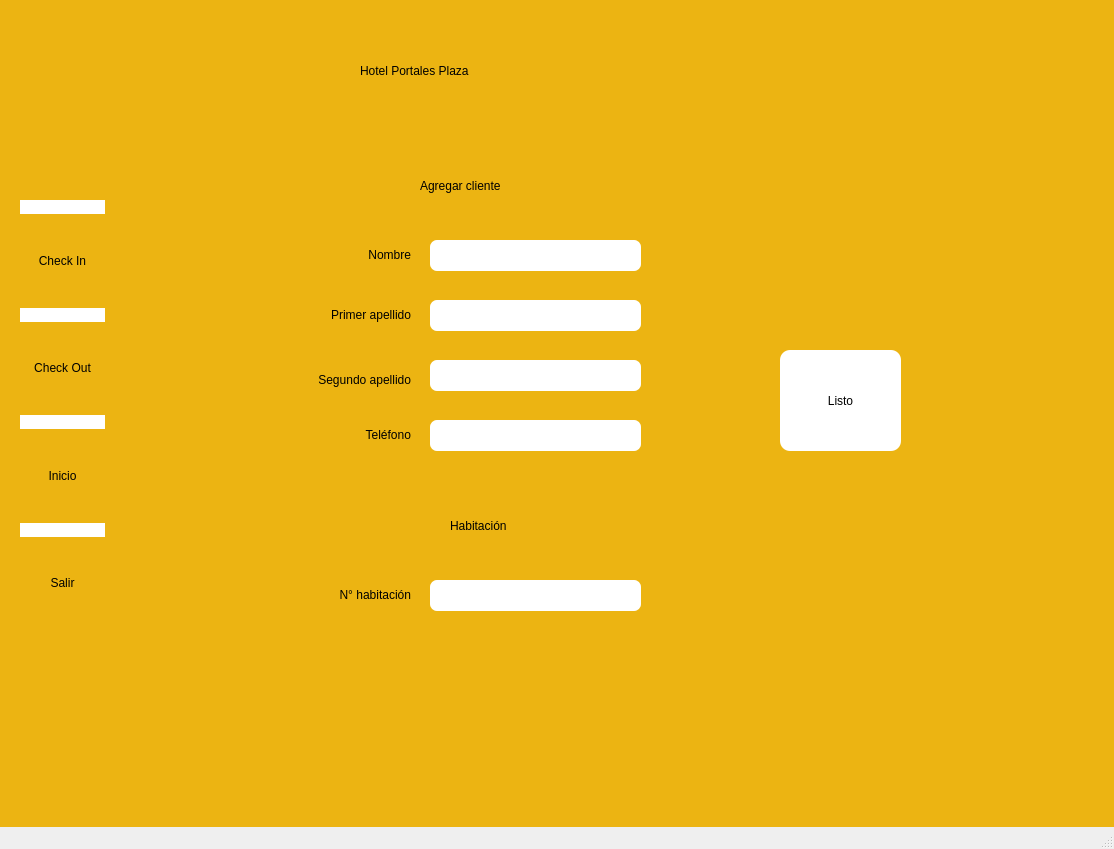
<?xml version="1.0" encoding="UTF-8"?>
<ui version="4.0">
 <class>MainWindow</class>
 <widget class="QMainWindow" name="MainWindow">
  <property name="geometry">
   <rect>
    <x>0</x>
    <y>0</y>
    <width>1114</width>
    <height>849</height>
   </rect>
  </property>
  <property name="minimumSize">
   <size>
    <width>1114</width>
    <height>849</height>
   </size>
  </property>
  <property name="maximumSize">
   <size>
    <width>1114</width>
    <height>849</height>
   </size>
  </property>
  <property name="windowTitle">
   <string>Menu Principal - Hotel Portales Plaza</string>
  </property>
  <property name="windowIcon">
   <iconset>
    <normaloff>../images/hotel.ico</normaloff>../images/hotel.ico</iconset>
  </property>
  <property name="styleSheet">
   <string notr="true">QWidget#centralwidget{
	background-color: rgb(236, 180, 18);
}</string>
  </property>
  <widget class="QWidget" name="centralwidget">
   <widget class="QLabel" name="label_titulo">
    <property name="geometry">
     <rect>
      <x>360</x>
      <y>40</y>
      <width>421</width>
      <height>61</height>
     </rect>
    </property>
    <property name="styleSheet">
     <string notr="true">font: italic 28pt &quot;Harlow Solid Italic&quot;;</string>
    </property>
    <property name="text">
     <string>Hotel Portales Plaza</string>
    </property>
   </widget>
   <widget class="QStackedWidget" name="paginas">
    <property name="geometry">
     <rect>
      <x>200</x>
      <y>130</y>
      <width>791</width>
      <height>591</height>
     </rect>
    </property>
    <property name="currentIndex">
     <number>1</number>
    </property>
    <widget class="QWidget" name="page_inicio">
     <widget class="QLabel" name="label">
      <property name="geometry">
       <rect>
        <x>130</x>
        <y>210</y>
        <width>331</width>
        <height>111</height>
       </rect>
      </property>
      <property name="styleSheet">
       <string notr="true">font: 48pt &quot;Harlow Solid Italic&quot;;</string>
      </property>
      <property name="text">
       <string>&lt;html&gt;&lt;head/&gt;&lt;body&gt;&lt;p align=&quot;center&quot;&gt;Bienvenido&lt;/p&gt;&lt;/body&gt;&lt;/html&gt;</string>
      </property>
     </widget>
    </widget>
    <widget class="QWidget" name="page_checkin">
     <widget class="QLabel" name="label_nombre">
      <property name="geometry">
       <rect>
        <x>120</x>
        <y>110</y>
        <width>91</width>
        <height>31</height>
       </rect>
      </property>
      <property name="styleSheet">
       <string notr="true">font: 16pt &quot;MS Shell Dlg 2&quot;;</string>
      </property>
      <property name="text">
       <string>&lt;html&gt;&lt;head/&gt;&lt;body&gt;&lt;p align=&quot;right&quot;&gt;Nombre&lt;/p&gt;&lt;/body&gt;&lt;/html&gt;</string>
      </property>
     </widget>
     <widget class="QLabel" name="label_primerapellido">
      <property name="geometry">
       <rect>
        <x>60</x>
        <y>170</y>
        <width>151</width>
        <height>31</height>
       </rect>
      </property>
      <property name="styleSheet">
       <string notr="true">font: 16pt &quot;MS Shell Dlg 2&quot;;</string>
      </property>
      <property name="text">
       <string>&lt;html&gt;&lt;head/&gt;&lt;body&gt;&lt;p align=&quot;right&quot;&gt;Primer apellido&lt;/p&gt;&lt;/body&gt;&lt;/html&gt;</string>
      </property>
     </widget>
     <widget class="QLabel" name="label_segundapellido">
      <property name="geometry">
       <rect>
        <x>20</x>
        <y>230</y>
        <width>191</width>
        <height>41</height>
       </rect>
      </property>
      <property name="styleSheet">
       <string notr="true">font: 75 16pt &quot;MS Shell Dlg 2&quot;;</string>
      </property>
      <property name="text">
       <string>&lt;html&gt;&lt;head/&gt;&lt;body&gt;&lt;p align=&quot;right&quot;&gt;Segundo apellido&lt;/p&gt;&lt;/body&gt;&lt;/html&gt;</string>
      </property>
     </widget>
     <widget class="QLabel" name="label_telefono">
      <property name="geometry">
       <rect>
        <x>120</x>
        <y>290</y>
        <width>91</width>
        <height>31</height>
       </rect>
      </property>
      <property name="styleSheet">
       <string notr="true">font: 16pt &quot;MS Shell Dlg 2&quot;;</string>
      </property>
      <property name="text">
       <string>&lt;html&gt;&lt;head/&gt;&lt;body&gt;&lt;p align=&quot;right&quot;&gt;Teléfono&lt;/p&gt;&lt;/body&gt;&lt;/html&gt;</string>
      </property>
     </widget>
     <widget class="QLabel" name="label_agregarcliente">
      <property name="geometry">
       <rect>
        <x>220</x>
        <y>30</y>
        <width>241</width>
        <height>51</height>
       </rect>
      </property>
      <property name="styleSheet">
       <string notr="true">font: 26pt &quot;MS Shell Dlg 2&quot;;</string>
      </property>
      <property name="text">
       <string>Agregar cliente</string>
      </property>
     </widget>
     <widget class="QLineEdit" name="lineNombre">
      <property name="geometry">
       <rect>
        <x>230</x>
        <y>110</y>
        <width>211</width>
        <height>31</height>
       </rect>
      </property>
      <property name="styleSheet">
       <string notr="true">border-radius:7px;
font: 14pt &quot;MS Shell Dlg 2&quot;;</string>
      </property>
     </widget>
     <widget class="QLineEdit" name="linePrimerApellido">
      <property name="geometry">
       <rect>
        <x>230</x>
        <y>170</y>
        <width>211</width>
        <height>31</height>
       </rect>
      </property>
      <property name="styleSheet">
       <string notr="true">border-radius:7px;
font: 14pt &quot;MS Shell Dlg 2&quot;;</string>
      </property>
     </widget>
     <widget class="QLineEdit" name="lineSegundoApellido">
      <property name="geometry">
       <rect>
        <x>230</x>
        <y>230</y>
        <width>211</width>
        <height>31</height>
       </rect>
      </property>
      <property name="styleSheet">
       <string notr="true">border-radius:7px;
font: 14pt &quot;MS Shell Dlg 2&quot;;</string>
      </property>
     </widget>
     <widget class="QLineEdit" name="lineTelefono">
      <property name="geometry">
       <rect>
        <x>230</x>
        <y>290</y>
        <width>211</width>
        <height>31</height>
       </rect>
      </property>
      <property name="styleSheet">
       <string notr="true">border-radius:7px;
font: 14pt &quot;MS Shell Dlg 2&quot;;</string>
      </property>
     </widget>
     <widget class="QLabel" name="label_habitacion">
      <property name="geometry">
       <rect>
        <x>250</x>
        <y>370</y>
        <width>171</width>
        <height>51</height>
       </rect>
      </property>
      <property name="styleSheet">
       <string notr="true">font: 26pt &quot;MS Shell Dlg 2&quot;;</string>
      </property>
      <property name="text">
       <string>Habitación</string>
      </property>
     </widget>
     <widget class="QLabel" name="label_nohabitacion">
      <property name="geometry">
       <rect>
        <x>80</x>
        <y>450</y>
        <width>131</width>
        <height>31</height>
       </rect>
      </property>
      <property name="styleSheet">
       <string notr="true">font: 16pt &quot;MS Shell Dlg 2&quot;;</string>
      </property>
      <property name="text">
       <string>&lt;html&gt;&lt;head/&gt;&lt;body&gt;&lt;p align=&quot;right&quot;&gt;N° habitación&lt;/p&gt;&lt;/body&gt;&lt;/html&gt;</string>
      </property>
     </widget>
     <widget class="QLineEdit" name="lineNoHabitacion">
      <property name="geometry">
       <rect>
        <x>230</x>
        <y>450</y>
        <width>211</width>
        <height>31</height>
       </rect>
      </property>
      <property name="styleSheet">
       <string notr="true">border-radius:7px;
font: 14pt &quot;MS Shell Dlg 2&quot;;</string>
      </property>
     </widget>
     <widget class="QPushButton" name="listo_btn">
      <property name="geometry">
       <rect>
        <x>580</x>
        <y>220</y>
        <width>121</width>
        <height>101</height>
       </rect>
      </property>
      <property name="cursor">
       <cursorShape>PointingHandCursor</cursorShape>
      </property>
      <property name="styleSheet">
       <string notr="true">QPushButton{
	border-radius: 10px;	
	background-color: rgb(255, 255, 255);
}

QPushButton:hover{
	border-radius: 10px;
	background-color: rgb(111, 211, 5);
}</string>
      </property>
      <property name="text">
       <string>Listo</string>
      </property>
      <property name="icon">
       <iconset>
        <normaloff>../../Imagenes/cheque.png</normaloff>../../Imagenes/cheque.png</iconset>
      </property>
      <property name="iconSize">
       <size>
        <width>20</width>
        <height>20</height>
       </size>
      </property>
      <property name="checkable">
       <bool>false</bool>
      </property>
      <property name="autoRepeat">
       <bool>false</bool>
      </property>
      <property name="autoExclusive">
       <bool>false</bool>
      </property>
     </widget>
     <widget class="QLabel" name="labelError2">
      <property name="geometry">
       <rect>
        <x>240</x>
        <y>330</y>
        <width>191</width>
        <height>20</height>
       </rect>
      </property>
      <property name="styleSheet">
       <string notr="true">font: 8pt &quot;MS Shell Dlg 2&quot;;
color:red;</string>
      </property>
      <property name="text">
       <string>&lt;html&gt;&lt;head/&gt;&lt;body&gt;&lt;p align=&quot;center&quot;&gt;&lt;br/&gt;&lt;/p&gt;&lt;/body&gt;&lt;/html&gt;</string>
      </property>
     </widget>
    </widget>
    <widget class="QWidget" name="page_checkout">
     <widget class="QPushButton" name="confirmar_btn">
      <property name="geometry">
       <rect>
        <x>300</x>
        <y>280</y>
        <width>121</width>
        <height>101</height>
       </rect>
      </property>
      <property name="cursor">
       <cursorShape>PointingHandCursor</cursorShape>
      </property>
      <property name="styleSheet">
       <string notr="true">QPushButton{
	border-radius: 10px;	
	background-color: rgb(255, 255, 255);
}

QPushButton:hover{
	border-radius: 10px;
	background-color: rgb(166, 166, 166);
}</string>
      </property>
      <property name="text">
       <string>Confirmar</string>
      </property>
      <property name="icon">
       <iconset>
        <normaloff>../../Imagenes/log-out.png</normaloff>../../Imagenes/log-out.png</iconset>
      </property>
      <property name="iconSize">
       <size>
        <width>20</width>
        <height>20</height>
       </size>
      </property>
      <property name="checkable">
       <bool>false</bool>
      </property>
      <property name="autoRepeat">
       <bool>false</bool>
      </property>
      <property name="autoExclusive">
       <bool>false</bool>
      </property>
     </widget>
     <widget class="QLabel" name="labelError3">
      <property name="geometry">
       <rect>
        <x>470</x>
        <y>210</y>
        <width>191</width>
        <height>31</height>
       </rect>
      </property>
      <property name="styleSheet">
       <string notr="true">font: 8pt &quot;MS Shell Dlg 2&quot;;
color:red;</string>
      </property>
      <property name="text">
       <string>&lt;html&gt;&lt;head/&gt;&lt;body&gt;&lt;p&gt;&lt;br/&gt;&lt;/p&gt;&lt;/body&gt;&lt;/html&gt;</string>
      </property>
     </widget>
     <widget class="QWidget" name="layoutWidget">
      <property name="geometry">
       <rect>
        <x>120</x>
        <y>206</y>
        <width>331</width>
        <height>41</height>
       </rect>
      </property>
      <layout class="QHBoxLayout" name="horizontalLayout">
       <property name="spacing">
        <number>30</number>
       </property>
       <property name="leftMargin">
        <number>0</number>
       </property>
       <item>
        <widget class="QLabel" name="label_nohabitacion_2">
         <property name="styleSheet">
          <string notr="true">font: 16pt &quot;MS Shell Dlg 2&quot;;</string>
         </property>
         <property name="text">
          <string>&lt;html&gt;&lt;head/&gt;&lt;body&gt;&lt;p align=&quot;right&quot;&gt;N° habitación&lt;/p&gt;&lt;/body&gt;&lt;/html&gt;</string>
         </property>
        </widget>
       </item>
       <item>
        <widget class="QLineEdit" name="lineNoHabitacion_2">
         <property name="styleSheet">
          <string notr="true">border-radius:7px;
font: 12pt &quot;MS Shell Dlg 2&quot;;</string>
         </property>
         <property name="text">
          <string/>
         </property>
        </widget>
       </item>
      </layout>
     </widget>
    </widget>
    <widget class="QWidget" name="page_casa"/>
   </widget>
   <widget class="QWidget" name="layoutWidget">
    <property name="geometry">
     <rect>
      <x>20</x>
      <y>200</y>
      <width>85</width>
      <height>424</height>
     </rect>
    </property>
    <layout class="QVBoxLayout" name="verticalLayout">
     <item>
      <widget class="QPushButton" name="checkin_btn">
       <property name="cursor">
        <cursorShape>PointingHandCursor</cursorShape>
       </property>
       <property name="styleSheet">
        <string notr="true">QPushButton{
	border-radius: 10px;	
	background-color: rgb(255, 255, 255);
}

QPushButton:hover{
	border-radius: 10px;
	background-color: rgb(111, 211, 5);
}</string>
       </property>
       <property name="text">
        <string/>
       </property>
       <property name="icon">
        <iconset>
         <normaloff>../../Imagenes/check-in.png</normaloff>../../Imagenes/check-in.png</iconset>
       </property>
       <property name="iconSize">
        <size>
         <width>60</width>
         <height>70</height>
        </size>
       </property>
      </widget>
     </item>
     <item>
      <widget class="QLabel" name="label_checkin">
       <property name="styleSheet">
        <string notr="true">font: 75 10pt &quot;MS Shell Dlg 2&quot;;</string>
       </property>
       <property name="text">
        <string>&lt;html&gt;&lt;head/&gt;&lt;body&gt;&lt;p align=&quot;center&quot;&gt;Check In&lt;/p&gt;&lt;/body&gt;&lt;/html&gt;</string>
       </property>
      </widget>
     </item>
     <item>
      <widget class="QPushButton" name="checkout_btn">
       <property name="cursor">
        <cursorShape>PointingHandCursor</cursorShape>
       </property>
       <property name="styleSheet">
        <string notr="true">QPushButton{
	border-radius: 10px;	
	background-color: rgb(255, 255, 255);
}

QPushButton:hover{
	border-radius: 10px;
	background-color: rgb(203, 5, 5);
}</string>
       </property>
       <property name="text">
        <string/>
       </property>
       <property name="icon">
        <iconset>
         <normaloff>../../Imagenes/check-out.png</normaloff>../../Imagenes/check-out.png</iconset>
       </property>
       <property name="iconSize">
        <size>
         <width>70</width>
         <height>70</height>
        </size>
       </property>
      </widget>
     </item>
     <item>
      <widget class="QLabel" name="label_checkout">
       <property name="styleSheet">
        <string notr="true">font: 75 10pt &quot;MS Shell Dlg 2&quot;;</string>
       </property>
       <property name="text">
        <string>&lt;html&gt;&lt;head/&gt;&lt;body&gt;&lt;p align=&quot;center&quot;&gt;Check Out&lt;/p&gt;&lt;/body&gt;&lt;/html&gt;</string>
       </property>
      </widget>
     </item>
     <item>
      <widget class="QPushButton" name="inicio_btn">
       <property name="cursor">
        <cursorShape>PointingHandCursor</cursorShape>
       </property>
       <property name="styleSheet">
        <string notr="true">QPushButton{
	border-radius: 10px;	
	background-color: rgb(255, 255, 255);
}

QPushButton:hover{
	border-radius: 10px;
	background-color: rgb(131, 197, 255);
}</string>
       </property>
       <property name="text">
        <string/>
       </property>
       <property name="icon">
        <iconset>
         <normaloff>../../Imagenes/casa.png</normaloff>../../Imagenes/casa.png</iconset>
       </property>
       <property name="iconSize">
        <size>
         <width>70</width>
         <height>70</height>
        </size>
       </property>
      </widget>
     </item>
     <item>
      <widget class="QLabel" name="label_inicio">
       <property name="styleSheet">
        <string notr="true">font: 75 10pt &quot;MS Shell Dlg 2&quot;;</string>
       </property>
       <property name="text">
        <string>&lt;html&gt;&lt;head/&gt;&lt;body&gt;&lt;p align=&quot;center&quot;&gt;Inicio&lt;/p&gt;&lt;/body&gt;&lt;/html&gt;</string>
       </property>
      </widget>
     </item>
     <item>
      <widget class="QPushButton" name="salir_btn">
       <property name="cursor">
        <cursorShape>PointingHandCursor</cursorShape>
       </property>
       <property name="styleSheet">
        <string notr="true">QPushButton{
	border-radius: 10px;	
	background-color: rgb(255, 255, 255);
}

QPushButton:hover{
	border-radius: 10px;
	background-color: rgb(121, 121, 121);
}</string>
       </property>
       <property name="text">
        <string/>
       </property>
       <property name="icon">
        <iconset>
         <normaloff>../../Imagenes/log-out.png</normaloff>../../Imagenes/log-out.png</iconset>
       </property>
       <property name="iconSize">
        <size>
         <width>70</width>
         <height>70</height>
        </size>
       </property>
      </widget>
     </item>
     <item>
      <widget class="QLabel" name="label_salir">
       <property name="styleSheet">
        <string notr="true">font: 75 10pt &quot;MS Shell Dlg 2&quot;;</string>
       </property>
       <property name="text">
        <string>&lt;html&gt;&lt;head/&gt;&lt;body&gt;&lt;p align=&quot;center&quot;&gt;Salir&lt;/p&gt;&lt;/body&gt;&lt;/html&gt;</string>
       </property>
      </widget>
     </item>
    </layout>
   </widget>
  </widget>
  <widget class="QMenuBar" name="menubar">
   <property name="geometry">
    <rect>
     <x>0</x>
     <y>0</y>
     <width>1114</width>
     <height>21</height>
    </rect>
   </property>
  </widget>
  <widget class="QStatusBar" name="statusbar"/>
 </widget>
 <resources/>
 <connections/>
</ui>
